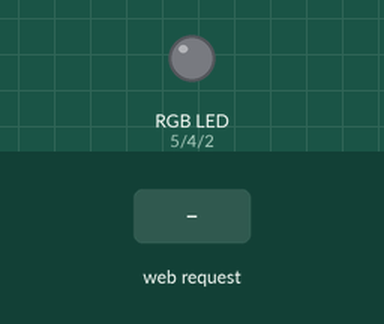
A sketch run on a simulated ESP8266 (NodeMCU). Parts: an RGB LED mixed from three pins (HIGH = lit). The inputs (shaded band) are chosen by the test bench. Dim RGB values are drawn brighter than linear; WiFi joins after 1.5 s; servers stay silent unless stated; what the sketch prints to the serial monitor is not drawn.

Above: at 2.7 s.
2.8 s: HTTP request GET /color?red=1 received
At 3.2 s:
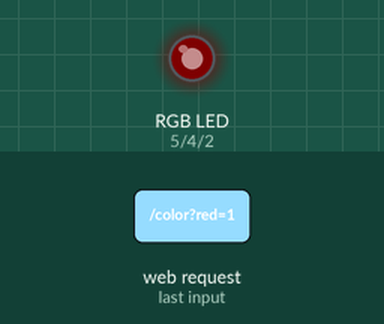
4.3 s: HTTP request GET /color?red=120 received
At 5.5 s:
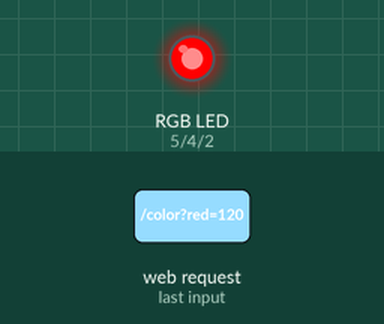
5.8 s: HTTP request GET /color?green=1 received
At 6.6 s:
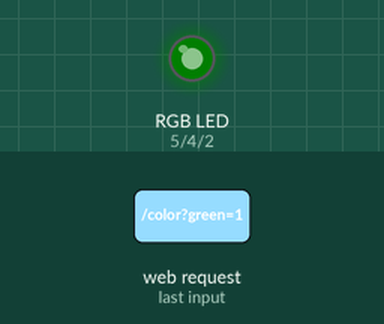
7.3 s: HTTP request GET /color?green=120 received
At 7.8 s:
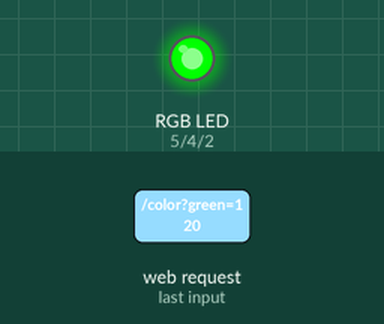
8.8 s: HTTP request GET /color?blue=1 received
At 10.0 s:
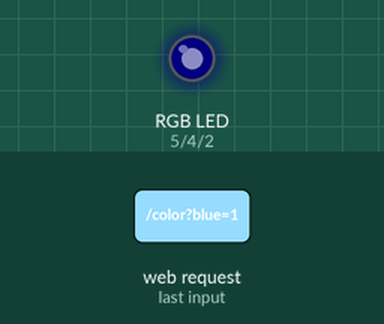
10.3 s: HTTP request GET /color?blue=120 received
At 11.3 s:
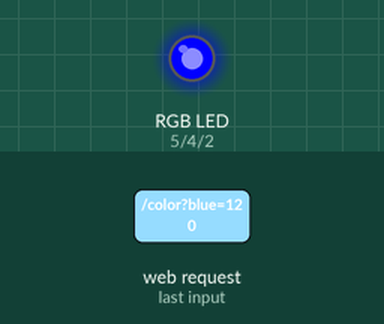
Timing chart, 0 to 12.8 s (numbered marks = the images above; inputs shaded):
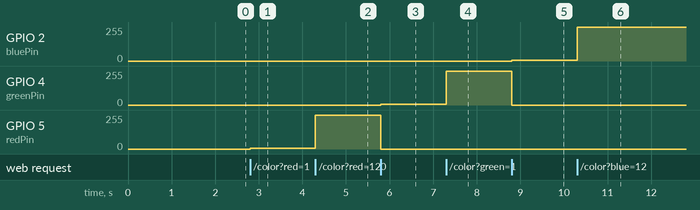

The sketch:

rgb_controller.ino
```cpp
#include "ESP8266WiFi.h"
#include "ESP8266WebServer.h"
#include "WiFiClient.h"
#include "ESP8266mDNS.h"

const char* SSID = "SSID-GOES-HERE";
const char* PASSWORD = "PASSWORD-GOES-HERE";

const String updateForm = "<html>\n\
\n\
<head>\n\
  <meta charset=\"UTF-8\">\n\
  <title>Web RGB Controller</title>\n\
</head>\n\
\n\
<body>\n\
  <h1>Set color and brightness of LED</h1>\n\
  <input type=\"color\" id=\"color\">\n\
</body>\n\
<script>\n\
  document.getElementById('color').addEventListener('change', () => {\n\
    const color = document.getElementById('color').value\n\
    fetch(`/color?red=${parseInt(color.substring(1,3), 16)}&green=${parseInt(color.substring(3,5), 16)}&blue=${parseInt(color.substring(5,7), 16)}`)\n\
  })\n\
\n\
</script>\n\
\n\
</html>";

const int redPin = 5;
const int greenPin = 4;
const int bluePin = 2;

ESP8266WebServer server(80);

void serverRoot() {
  server.send(200, "text/html", updateForm);
}

void serverColor() {
    analogWrite(redPin, server.arg("red").toInt() * 4);
    analogWrite(greenPin, server.arg("green").toInt() * 4);
    analogWrite(bluePin, server.arg("blue").toInt() * 4);
    server.send(200, "text/plain", "Ok");
}

void serverNotFound() {
  String message = "File Not Found\n\n";
  message += "URI: ";
  message += server.uri();
  message += "\nMethod: ";
  message += (server.method() == HTTP_GET) ? "GET" : "POST";
  message += "\nArguments: ";
  message += server.args();
  message += "\n";
  for (uint8_t i = 0; i < server.args(); i++) {
    message += " " + server.argName(i) + ": " + server.arg(i) + "\n";
  }
  server.send(404, "text/plain", message);
}

void setup() {
  Serial.begin(115200);

  analogWriteFreq(10 * 1000);

  pinMode(redPin, OUTPUT);
  pinMode(greenPin, OUTPUT);
  pinMode(bluePin, OUTPUT);

  WiFi.mode(WIFI_STA);
  WiFi.begin(SSID, PASSWORD);

  Serial.println("Connecting to WiFi...");
  while (WiFi.status() != WL_CONNECTED) {
    delay(500);
    Serial.print(".");
  }
  Serial.println("WiFi connected");
  Serial.println("IP address:");
  Serial.println(WiFi.localIP());

  if (MDNS.begin("rgbled")) {
    Serial.println("mDNS enabled");
  }

  server.on("/", serverRoot);
  server.on("/color", serverColor);
  server.onNotFound(serverNotFound);

  server.begin();
}

void loop() {
  server.handleClient();
  MDNS.update();
}
```

Measured:
- after the input at 2.8 s, GPIO 5 (redPin): 0/255 → 4/255 at once
- after the input at 4.3 s, GPIO 5 (redPin): 4/255 → 255/255 at once
- after the input at 5.8 s, GPIO 4 (greenPin): 0/255 → 4/255 at once; GPIO 5 (redPin): 255/255 → 0/255 at once
- after the input at 7.3 s, GPIO 4 (greenPin): 4/255 → 255/255 at once
- after the input at 8.8 s, GPIO 2 (bluePin): 0/255 → 4/255 at once; GPIO 4 (greenPin): 255/255 → 0/255 at once
- after the input at 10.3 s, GPIO 2 (bluePin): 4/255 → 255/255 at once
